Frame 1 (no input): blank canvas, image omitted
Frame 60 (no input): blank canvas, image omitted
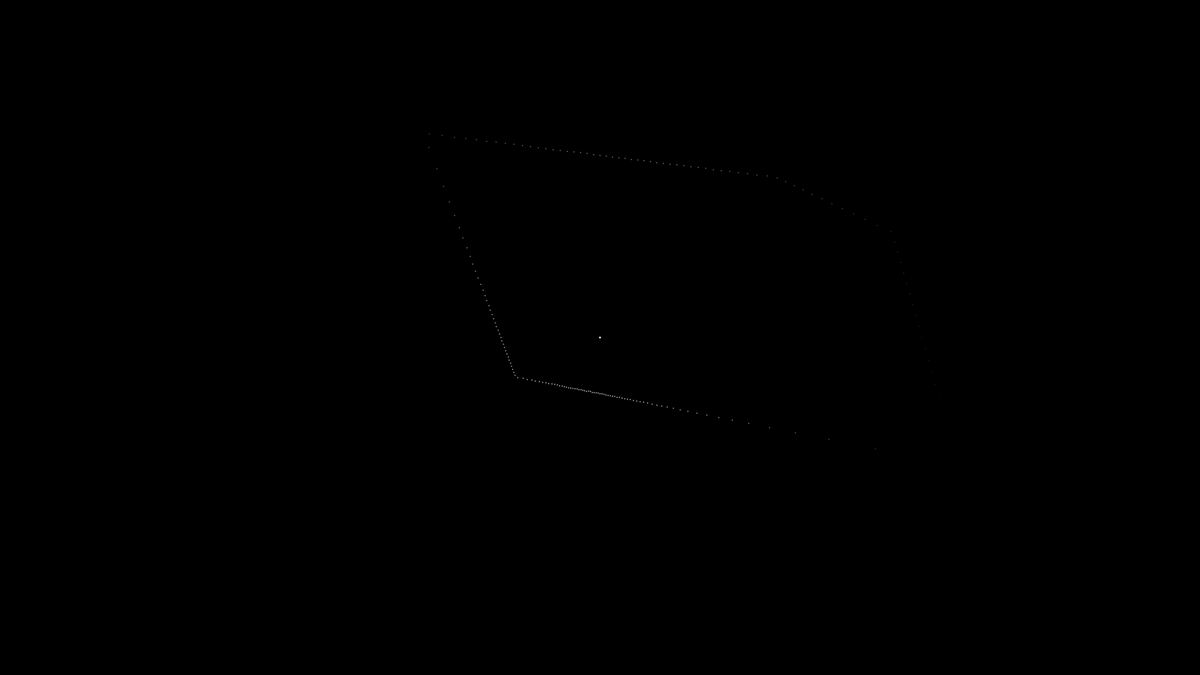
Frame 120 (the mouse pressed at the canvas centre since frame 60)

The p5.js sketch whose frames 1 and 60 were blank and that drew this single picture after the mouse press (run headless with seeded random() and noise() and a simulated clock; from frame 60 on, the mouse is pressed at the canvas centre):

// p5.js sketch
// ── sketch.js
let lights = [];
let walls = [];
let running = true;
let done = [];
let timeSteps = 10;
let pointer;
let checkbox;

function setup() {
  createCanvas(1920, 1080);
  pointer = createVector(width/2, height/2);

  for (let i = 0; i < 7; i++) {
    walls.push(new Wall(random(width), random(height), random(width), random(height)));
  }
   
  checkbox = createCheckbox('debug', false);
  checkbox.changed(debug);
  
}




function mousePressed() {
  for (let i = 0; i < 360; i += 2) {
      lights.push(new Ray(mouseX, mouseY, radians(i)));
    }


    for (let light of lights) {
      let closest = null;
      let record = Infinity;
      for (let wall of walls) {
        const pt = light.calculateIntersection(wall);
        if (pt) {
          const d = p5.Vector.dist(light.pos, pt);
          if (d < record) {
            record = d;
            closest = pt;
          }
        }
      }

      if (closest) {
        light.stop = closest;
      } else {
        light.stop = light.end ;
      }
    }
  
}



function debug(light) {
  if (checkbox.checked()) {
      line(light.pos.x, light.pos.y, light.stop.x, light.stop.y);
  }
}





function keyPressed() {
  if (keyCode == 32){
    for (let i = 0; i < 360; i += 2) {
        lights.push(new Ray(pointer.x, pointer.y, radians(i)))
      }


      for (let light of lights) {
        let closest = null;
        let record = Infinity;
        for (let wall of walls) {
          const pt = light.calculateIntersection(wall)
          if (pt) {
            const d = p5.Vector.dist(light.pos, pt);
            if (d < record) {
              record = d;
              closest = pt;
            }
          }
        }

        if (closest) {
          light.stop = closest
        } else {
          light.stop = light.end 
        }
      }
  }
}


function draw() {
  background(0);

  
  if (keyIsDown(LEFT_ARROW)) {
    pointer.x -= 2;
  }

  if (keyIsDown(RIGHT_ARROW)) {
    pointer.x += 2;
  }

  if (keyIsDown(UP_ARROW)) {
    pointer.y -= 2;
  }

  if (keyIsDown(DOWN_ARROW)) {
    pointer.y += 2;
  }


  for (let wall of walls){
    wall.show()
  }
  for (let i = 0; i < timeSteps; i++) {
    for(let light of lights) {
      let distance = abs(light.pos.dist(light.stop))
      if (distance > 1 && light.pos.x > -1 && light.pos.x < width+1 && light.pos.y > -1 && light.pos.y < height+1) {
        light.move()
        light.color -= .5
        light.show()
        debug(light)
        
      } else {
          var ind = lights.indexOf(light);
          done.push(light)
          if (ind != -1) {
            lights.splice(ind, 1);
            }
      }

      
    }
  }

  for (item of done) {
    if (item.color > 0) {
      item.show()
      item.color -= .8
    } else {
        var ind = done.indexOf(item);
        if (ind != -1) {
          done.splice(ind, 1);
        }
      }
  }
  stroke(255)
  fill(255)
  strokeWeight(3)
  point(pointer.x, pointer.y)

  
}

/*
function keyPressed() {
  if (keyCode == ENTER) {
    if (running == true) {
      running = false
      noLoop()
    }
    else if (running == false) {
      running = true
      loop()
    }
  }
}
*/

// ── player.js
class Player {
    constructor() {
        this.pos = createVector(width/2, height/2);
    }

    show() {
        stroke(255);
        strokeWeight(1);
        point(this.pos.x, this.pos.y);
    }
    
    




}

// ── ray.js


class Ray {
    constructor(x, y, angle) {
        this.pos = createVector(x, y);
        this.vel = 0;
        this.angle = angle;
        this.steps = timeSteps / 4;
        this.color = 255;
        this.moving = true;
        this.stop = null;
        let endPoint = createVector(cos(this.angle), sin(this.angle));
        this.end = createVector(this.pos.x + (endPoint.x * 10000), this.pos.y + (endPoint.y * 10000));


        this.heading = 0;
    }

    move() {
        this.vel = p5.Vector.fromAngle(this.angle);
        this.vel.setMag(3)
        this.pos.add(this.vel.div(this.steps));
        
        }


    

    show() {
        strokeWeight(2);
        stroke(this.color);
        point(this.pos.x, this.pos.y);

        //let future = p5.Vector.mult()
        
        
        //translate(this.pos.x, this.pos.y);
        //this.angle = this.vel.heading();
        
        //console.log(abs(this.pos.dist(this.stop)))
        //let endPoint = createVector(cos(this.angle), sin(this.angle))
        
        
    }




    calculateIntersection(wall) {
        
        const x1 = wall.x1;
        const y1 = wall.y1;
        const x2 = wall.x2;
        const y2 = wall.y2;

        const x3 = this.pos.x;
        const y3 = this.pos.y;
        const x4 = this.end.x;
        const y4 = this.end.y;

        const den = (x1 - x2) * (y3 - y4) - (y1 - y2) * (x3 - x4);
        if (den == 0) {
            this.stop = this.end;
            return;
        }

        const t = ((x1 - x3) * (y3 - y4) - (y1 - y3) * (x3 - x4)) / den;
        const u = -((x1 - x2) * (y1 - y3) - (y1 - y2) * (x1 - x3)) / den;
        if (t > 0 && t < 1 && u > 0) {
            const pt = createVector();
            pt.x = x1 + t * (x2 - x1);
            pt.y = y1 + t * (y2 - y1);
            return pt;
        } else {
            this.stop = this.end;
            return
        }
    }
          
      
}
   





// ── style.css
html, body {
  margin: 0;
  padding: 0;
  
}

canvas {
  display: block;
}

// ── wall.js
class Wall {
    constructor(x1, y1, x2, y2) {
        this.x1 = x1;
        this.y1 = y1;
        this.x2 = x2;
        this.y2 = y2;
    }

    show() {
        strokeWeight(3)
        stroke(0);
        line(this.x1, this.y1, this.x2, this.y2);
    }
}
